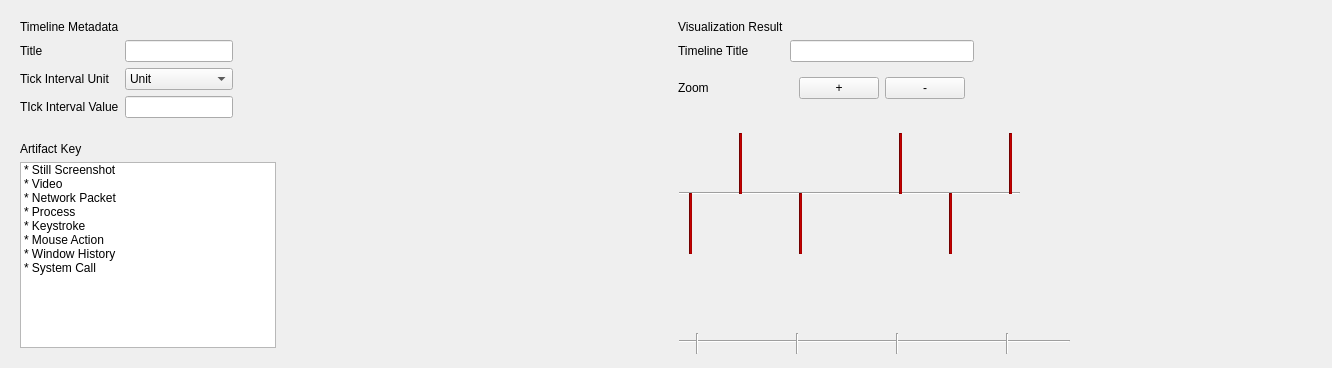
                      <widget class="QWidget" name="scrollAreaWidgetContents">
                       <property name="geometry">
                        <rect>
                         <x>0</x>
                         <y>0</y>
                         <width>1332</width>
                         <height>368</height>
                        </rect>
                       </property>
                       <layout class="QGridLayout" name="gridLayout_6">
                        <item row="1" column="0" alignment="Qt::AlignTop">
                         <widget class="QFrame" name="timeline_footer">
                          <property name="frameShape">
                           <enum>QFrame::NoFrame</enum>
                          </property>
                          <property name="frameShadow">
                           <enum>QFrame::Plain</enum>
                          </property>
                          <layout class="QGridLayout" name="gridLayout_8">
                           <property name="leftMargin">
                            <number>0</number>
                           </property>
                           <property name="topMargin">
                            <number>0</number>
                           </property>
                           <property name="rightMargin">
                            <number>0</number>
                           </property>
                           <property name="bottomMargin">
                            <number>0</number>
                           </property>
                           <item row="0" column="0" alignment="Qt::AlignLeft">
                            <widget class="QFrame" name="timeline_legend">
                             <property name="frameShape">
                              <enum>QFrame::NoFrame</enum>
                             </property>
                             <property name="frameShadow">
                              <enum>QFrame::Raised</enum>
                             </property>
                             <layout class="QVBoxLayout" name="verticalLayout_2">
                              <item>
                               <widget class="QLabel" name="label_35">
                                <property name="text">
                                 <string>Artifact Key</string>
                                </property>
                               </widget>
                              </item>
                              <item>
                               <widget class="QListWidget" name="listWidget">
                                <item>
                                 <property name="text">
                                  <string>* Still Screenshot</string>
                                 </property>
                                </item>
                                <item>
                                 <property name="text">
                                  <string>* Video</string>
                                 </property>
                                </item>
                                <item>
                                 <property name="text">
                                  <string>* Network Packet</string>
                                 </property>
                                </item>
                                <item>
                                 <property name="text">
                                  <string>* Process</string>
                                 </property>
                                </item>
                                <item>
                                 <property name="text">
                                  <string>* Keystroke</string>
                                 </property>
                                </item>
                                <item>
                                 <property name="text">
                                  <string>* Mouse Action</string>
                                 </property>
                                </item>
                                <item>
                                 <property name="text">
                                  <string>* Window History</string>
                                 </property>
                                </item>
                                <item>
                                 <property name="text">
                                  <string>* System Call</string>
                                 </property>
                                </item>
                               </widget>
                              </item>
                             </layout>
                            </widget>
                           </item>
                           <item row="0" column="1">
                            <widget class="QFrame" name="frame_3">
                             <property name="frameShape">
                              <enum>QFrame::NoFrame</enum>
                             </property>
                             <property name="frameShadow">
                              <enum>QFrame::Plain</enum>
                             </property>
                             <widget class="Line" name="line">
                              <property name="geometry">
                               <rect>
                                <x>10</x>
                                <y>50</y>
                                <width>341</width>
                                <height>20</height>
                               </rect>
                              </property>
                              <property name="orientation">
                               <enum>Qt::Horizontal</enum>
                              </property>
                             </widget>
                             <widget class="Line" name="line_2">
                              <property name="geometry">
                               <rect>
                                <x>20</x>
                                <y>60</y>
                                <width>3</width>
                                <height>61</height>
                               </rect>
                              </property>
                              <property name="styleSheet">
                               <string notr="true">background-color: rgb(170, 0, 0);
border-color: rgb(170, 0, 0);</string>
                              </property>
                              <property name="orientation">
                               <enum>Qt::Vertical</enum>
                              </property>
                             </widget>
                             <widget class="Line" name="line_3">
                              <property name="geometry">
                               <rect>
                                <x>70</x>
                                <y>0</y>
                                <width>3</width>
                                <height>61</height>
                               </rect>
                              </property>
                              <property name="styleSheet">
                               <string notr="true">background-color: rgb(170, 0, 0);
border-color: rgb(170, 0, 0);</string>
                              </property>
                              <property name="orientation">
                               <enum>Qt::Vertical</enum>
                              </property>
                             </widget>
                             <widget class="Line" name="line_5">
                              <property name="geometry">
                               <rect>
                                <x>230</x>
                                <y>0</y>
                                <width>3</width>
                                <height>61</height>
                               </rect>
                              </property>
                              <property name="styleSheet">
                               <string notr="true">background-color: rgb(170, 0, 0);
border-color: rgb(170, 0, 0);</string>
                              </property>
                              <property name="orientation">
                               <enum>Qt::Vertical</enum>
                              </property>
                             </widget>
                             <widget class="Line" name="line_6">
                              <property name="geometry">
                               <rect>
                                <x>280</x>
                                <y>60</y>
                                <width>3</width>
                                <height>61</height>
                               </rect>
                              </property>
                              <property name="styleSheet">
                               <string notr="true">background-color: rgb(170, 0, 0);
border-color: rgb(170, 0, 0);</string>
                              </property>
                              <property name="orientation">
                               <enum>Qt::Vertical</enum>
                              </property>
                             </widget>
                             <widget class="Line" name="line_7">
                              <property name="geometry">
                               <rect>
                                <x>340</x>
                                <y>0</y>
                                <width>3</width>
                                <height>61</height>
                               </rect>
                              </property>
                              <property name="styleSheet">
                               <string notr="true">background-color: rgb(170, 0, 0);
border-color: rgb(170, 0, 0);</string>
                              </property>
                              <property name="orientation">
                               <enum>Qt::Vertical</enum>
                              </property>
                             </widget>
                             <widget class="Line" name="line_8">
                              <property name="geometry">
                               <rect>
                                <x>10</x>
                                <y>200</y>
                                <width>391</width>
                                <height>16</height>
                               </rect>
                              </property>
                              <property name="orientation">
                               <enum>Qt::Horizontal</enum>
                              </property>
                             </widget>
                             <widget class="Line" name="line_4">
                              <property name="geometry">
                               <rect>
                                <x>130</x>
                                <y>60</y>
                                <width>3</width>
                                <height>61</height>
                               </rect>
                              </property>
                              <property name="styleSheet">
                               <string notr="true">background-color: rgb(170, 0, 0);</string>
                              </property>
                              <property name="orientation">
                               <enum>Qt::Vertical</enum>
                              </property>
                             </widget>
                             <widget class="QLabel" name="label_36">
                              <property name="geometry">
                               <rect>
                                <x>10</x>
                                <y>230</y>
                                <width>61</width>
                                <height>16</height>
                               </rect>
                              </property>
                              <property name="text">
                               <string>9/11/2021</string>
                              </property>
                             </widget>
                             <widget class="QLabel" name="label_37">
                              <property name="geometry">
                               <rect>
                                <x>110</x>
                                <y>230</y>
                                <width>61</width>
                                <height>16</height>
                               </rect>
                              </property>
                              <property name="text">
                               <string>9/13/2021</string>
                              </property>
                             </widget>
                             <widget class="QLabel" name="label_38">
                              <property name="geometry">
                               <rect>
                                <x>210</x>
                                <y>230</y>
                                <width>61</width>
                                <height>16</height>
                               </rect>
                              </property>
                              <property name="text">
                               <string>9/15/2021</string>
                              </property>
                             </widget>
                             <widget class="QLabel" name="label_39">
                              <property name="geometry">
                               <rect>
                                <x>320</x>
                                <y>230</y>
                                <width>61</width>
                                <height>16</height>
                               </rect>
                              </property>
                              <property name="text">
                               <string>9/18/2021</string>
                              </property>
                             </widget>
                             <widget class="Line" name="line_9">
                              <property name="geometry">
                               <rect>
                                <x>20</x>
                                <y>200</y>
                                <width>16</width>
                                <height>21</height>
                               </rect>
                              </property>
                              <property name="orientation">
                               <enum>Qt::Vertical</enum>
                              </property>
                             </widget>
                             <widget class="Line" name="line_10">
                              <property name="geometry">
                               <rect>
                                <x>120</x>
                                <y>200</y>
                                <width>16</width>
                                <height>21</height>
                               </rect>
                              </property>
                              <property name="orientation">
                               <enum>Qt::Vertical</enum>
                              </property>
                             </widget>
                             <widget class="Line" name="line_11">
                              <property name="geometry">
                               <rect>
                                <x>220</x>
                                <y>200</y>
                                <width>16</width>
                                <height>21</height>
                               </rect>
                              </property>
                              <property name="orientation">
                               <enum>Qt::Vertical</enum>
                              </property>
                             </widget>
                             <widget class="Line" name="line_12">
                              <property name="geometry">
                               <rect>
                                <x>330</x>
                                <y>200</y>
                                <width>16</width>
                                <height>21</height>
                               </rect>
                              </property>
                              <property name="orientation">
                               <enum>Qt::Vertical</enum>
                              </property>
                             </widget>
                            </widget>
                           </item>
                          </layout>
                         </widget>
                        </item>
                        <item row="0" column="0" alignment="Qt::AlignTop">
                         <widget class="QFrame" name="timeline_header">
                          <property name="autoFillBackground">
                           <bool>false</bool>
                          </property>
                          <property name="frameShape">
                           <enum>QFrame::NoFrame</enum>
                          </property>
                          <property name="frameShadow">
                           <enum>QFrame::Plain</enum>
                          </property>
                          <layout class="QGridLayout" name="gridLayout_4">
                           <property name="leftMargin">
                            <number>0</number>
                           </property>
                           <property name="topMargin">
                            <number>0</number>
                           </property>
                           <property name="rightMargin">
                            <number>0</number>
                           </property>
                           <property name="bottomMargin">
                            <number>0</number>
                           </property>
                           <property name="horizontalSpacing">
                            <number>6</number>
                           </property>
                           <item row="0" column="0" alignment="Qt::AlignLeft">
                            <widget class="QFrame" name="timeline_metadata">
                             <property name="frameShape">
                              <enum>QFrame::NoFrame</enum>
                             </property>
                             <property name="frameShadow">
                              <enum>QFrame::Plain</enum>
                             </property>
                             <layout class="QGridLayout" name="gridLayout_7">
                              <item row="0" column="0">
                               <widget class="QLabel" name="label_31">
                                <property name="text">
                                 <string>Timeline Metadata</string>
                                </property>
                               </widget>
                              </item>
                              <item row="1" column="0">
                               <widget class="QLabel" name="label_32">
                                <property name="text">
                                 <string>Title</string>
                                </property>
                               </widget>
                              </item>
                              <item row="1" column="1">
                               <widget class="QLineEdit" name="lineEdit">
                                <property name="text">
                                 <string/>
                                </property>
                               </widget>
                              </item>
                              <item row="2" column="0">
                               <widget class="QLabel" name="label_33">
                                <property name="text">
                                 <string>Tick Interval Unit</string>
                                </property>
                               </widget>
                              </item>
                              <item row="2" column="1">
                               <widget class="QComboBox" name="comboBox">
                                <item>
                                 <property name="text">
                                  <string>Unit</string>
                                 </property>
                                </item>
                               </widget>
                              </item>
                              <item row="3" column="0">
                               <widget class="QLabel" name="label_34">
                                <property name="text">
                                 <string>TIck Interval Value</string>
                                </property>
                               </widget>
                              </item>
                              <item row="3" column="1">
                               <widget class="QLineEdit" name="lineEdit_2"/>
                              </item>
                             </layout>
                            </widget>
                           </item>
                           <item row="0" column="1" alignment="Qt::AlignLeft|Qt::AlignTop">
                            <widget class="QFrame" name="timeline_title">
                             <property name="frameShape">
                              <enum>QFrame::NoFrame</enum>
                             </property>
                             <property name="frameShadow">
                              <enum>QFrame::Raised</enum>
                             </property>
                             <layout class="QGridLayout" name="gridLayout_5">
                              <item row="0" column="0">
                               <widget class="QLabel" name="label_5">
                                <property name="text">
                                 <string>Visualization Result</string>
                                </property>
                               </widget>
                              </item>
                              <item row="1" column="0">
                               <widget class="QLabel" name="label_7">
                                <property name="text">
                                 <string>Timeline Title</string>
                                </property>
                               </widget>
                              </item>
                              <item row="1" column="1">
                               <widget class="QLineEdit" name="lineEdit_3"/>
                              </item>
                              <item row="2" column="1">
                               <widget class="QFrame" name="frame_2">
                                <property name="frameShape">
                                 <enum>QFrame::NoFrame</enum>
                                </property>
                                <property name="frameShadow">
                                 <enum>QFrame::Raised</enum>
                                </property>
                                <layout class="QHBoxLayout" name="horizontalLayout_3">
                                 <item>
                                  <widget class="QPushButton" name="pushButton_2">
                                   <property name="text">
                                    <string>+</string>
                                   </property>
                                  </widget>
                                 </item>
                                 <item>
                                  <widget class="QPushButton" name="pushButton_3">
                                   <property name="text">
                                    <string>-</string>
                                   </property>
                                  </widget>
                                 </item>
                                </layout>
                               </widget>
                              </item>
                              <item row="2" column="0">
                               <widget class="QLabel" name="label_40">
                                <property name="text">
                                 <string>Zoom</string>
                                </property>
                               </widget>
                              </item>
                             </layout>
                            </widget>
                           </item>
                          </layout>
                         </widget>
                        </item>
                       </layout>
                      </widget>
